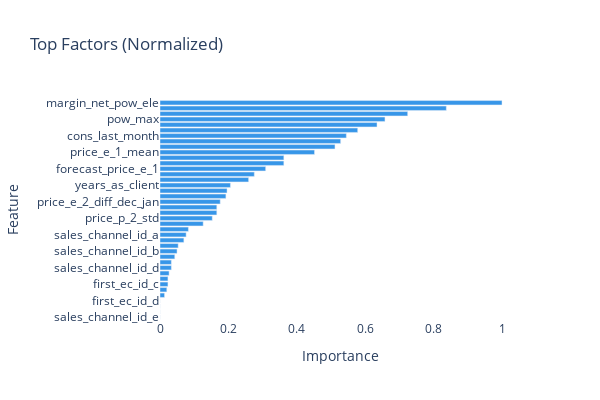

Notebook source saved alongside this figure:
### Markdown cell above
### Feature Importance

### Code cell
lgbm_model = lgbm_baseline.named_steps['lgbmclassifier']
feature_importance = lgbm_model.feature_importances_
feature_names = lgbm_baseline[0].get_feature_names_out()

plot_fe(feature_names, feature_importance)

### Figure 1 — Plotly figure (JSON) as saved in the notebook; plotly's stock layout.template omitted (floating-point values rounded to 4 significant figures)
{"data": [{"alignmentgroup": "True", "hovertemplate": "importance_normalized=%{x}<br>feature=%{y}<extra></extra>", "legendgroup": "", "marker": {"color": ["#228be6", "#228be6", "#228be6", "#228be6", "#228be6", "#228be6", "#228be6", "#228be6", "#228be6", "#228be6", "#228be6", "#228be6", "#228be6", "#228be6", "#228be6", "#228be6", "#228be6", "#228be6", "#228be6", "#228be6", "#228be6", "#228be6", "#228be6", "#228be6", "#228be6", "#228be6", "#228be6", "#228be6", "#228be6", "#228be6", "#228be6", "#228be6", "#228be6", "#228be6", "#228be6", "#228be6", "#228be6", "#228be6", "#228be6", "#228be6", "#228be6", "#228be6", "#228be6", "#228be6", "#228be6", "#228be6", "#228be6", "#228be6", "#228be6", "#228be6", "#228be6", "#228be6", "#228be6", "#228be6", "#228be6", "#228be6", "#228be6", "#228be6", "#228be6", "#228be6", "#228be6", "#228be6", "#228be6", "#228be6", "#228be6", "#228be6", "#228be6", "#228be6", "#228be6", "#228be6", "#228be6", "#228be6", "#228be6", "#228be6", "#228be6", "#228be6", "#228be6", "#228be6", "#228be6", "#228be6", "#228be6", "#228be6", "#228be6", "#228be6", "#228be6", "#228be6", "#228be6", "#228be6", "#228be6", "#228be6", "#228be6", "#228be6", "#228be6", "#228be6", "#228be6", "#228be6", "#228be6", "#228be6", "#228be6", "#228be6"], "pattern": {"shape": ""}}, "name": "", "offsetgroup": "", "opacity": 0.9, "orientation": "h", "showlegend": false, "textposition": "auto", "type": "bar", "x": [0.07641, 0.04983, 0.01329, 0.03322, 0, 0, 0, 0.08306, 0.05316, 0.02326, 0, 0.8372, 0.196, 0.5449, 0.5781, 0.1927, 0.7243, 0.309, 0.1661, 0.04319, 0.2591, 1, 0.6346, 0.6578, 0.5282, 0.1761, 0.06977, 0.02658, 0.4518, 0.5116, 0.1661, 0.2757, 0.3621, 0.3621, 0.1262, 0.1528, 0.01993, 0.02326, 0.206, 0.03322], "xaxis": "x", "y": ["sales_channel_id_a", "sales_channel_id_b", "sales_channel_id_c", "sales_channel_id_d", "sales_channel_id_e", "sales_channel_id_f", "sales_channel_id_g", "first_ec_id_a", "first_ec_id_b", "first_ec_id_c", "first_ec_id_d", "cons_12m", "cons_gas_12m", "cons_last_month", "forecast_cons_12m", "forecast_cons_year", "forecast_meter_rent_12m", "forecast_price_e_1", "forecast_price_e_2", "forecast_price_p_1", "imp_cons", "margin_net_pow_ele", "net_margin", "pow_max", "price_e_1_diff_dec_jan", "price_e_2_diff_dec_jan", "price_p_1_diff_dec_jan", "price_p_2_diff_dec_jan", "price_e_1_mean", "price_e_1_std", "price_e_2_mean", "price_e_2_std", "price_p_1_mean", "price_p_1_std", "price_p_2_mean", "price_p_2_std", "forecast_discount_energy", "n_actv_ps", "years_as_client", "has_gas"], "yaxis": "y"}], "layout": {"barmode": "relative", "height": 400, "legend": {"tracegroupgap": 0}, "plot_bgcolor": "white", "title": {"text": "Top Factors (Normalized)"}, "width": 600, "xaxis": {"anchor": "y", "domain": [0, 1], "title": {"text": "Importance"}}, "yaxis": {"anchor": "x", "categoryorder": "total ascending", "domain": [0, 1], "title": {"text": "Feature"}}}}
